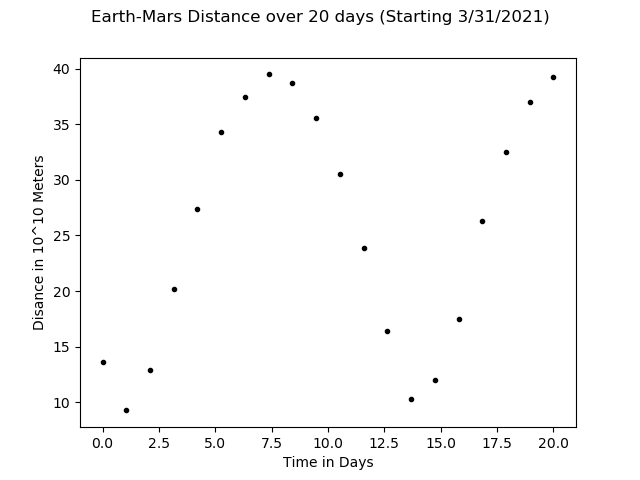

The Python source for this figure:
from OrbitalCalc import Difference
import matplotlib.pyplot as plt
from pylab import savefig, plot
import numpy as np
def DistPlot():
    fig = plt.figure()
    fig.suptitle('Earth-Mars Distance over 20 days (Starting 3/31/2021)')
    t = np.linspace(0,20,20)
    D = np.array([])
    for i in range(20):
        T = i*86400
        D = np.append(D, [Difference(T)*10**-10])
    plot(t, D, "k.")
    plt.xlabel("Time in Days")
    plt.ylabel("Disance in 10^10 Meters")
    savefig('DistancePlot')
DistPlot()




